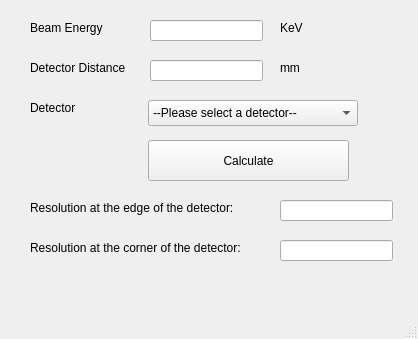
<?xml version="1.0" encoding="UTF-8"?>
<ui version="4.0">
 <class>ResolutionCalculator</class>
 <widget class="QMainWindow" name="ResolutionCalculator">
  <property name="geometry">
   <rect>
    <x>0</x>
    <y>0</y>
    <width>418</width>
    <height>339</height>
   </rect>
  </property>
  <property name="windowTitle">
   <string>MainWindow</string>
  </property>
  <widget class="QWidget" name="centralwidget">
   <widget class="QLabel" name="label">
    <property name="geometry">
     <rect>
      <x>30</x>
      <y>20</y>
      <width>101</width>
      <height>16</height>
     </rect>
    </property>
    <property name="text">
     <string>Beam Energy</string>
    </property>
   </widget>
   <widget class="QLineEdit" name="beamEnergy">
    <property name="geometry">
     <rect>
      <x>150</x>
      <y>20</y>
      <width>113</width>
      <height>21</height>
     </rect>
    </property>
   </widget>
   <widget class="QLabel" name="label_2">
    <property name="geometry">
     <rect>
      <x>30</x>
      <y>60</y>
      <width>111</width>
      <height>16</height>
     </rect>
    </property>
    <property name="text">
     <string>Detector Distance</string>
    </property>
   </widget>
   <widget class="QLineEdit" name="detectorDistance">
    <property name="geometry">
     <rect>
      <x>150</x>
      <y>60</y>
      <width>113</width>
      <height>21</height>
     </rect>
    </property>
   </widget>
   <widget class="QLabel" name="label_3">
    <property name="geometry">
     <rect>
      <x>280</x>
      <y>20</y>
      <width>101</width>
      <height>16</height>
     </rect>
    </property>
    <property name="text">
     <string>KeV</string>
    </property>
   </widget>
   <widget class="QLabel" name="label_4">
    <property name="geometry">
     <rect>
      <x>280</x>
      <y>60</y>
      <width>101</width>
      <height>16</height>
     </rect>
    </property>
    <property name="text">
     <string>mm</string>
    </property>
   </widget>
   <widget class="QLabel" name="label_5">
    <property name="geometry">
     <rect>
      <x>30</x>
      <y>100</y>
      <width>101</width>
      <height>16</height>
     </rect>
    </property>
    <property name="text">
     <string>Detector</string>
    </property>
   </widget>
   <widget class="QComboBox" name="detectorSelector">
    <property name="geometry">
     <rect>
      <x>148</x>
      <y>100</y>
      <width>210</width>
      <height>26</height>
     </rect>
    </property>
    <item>
     <property name="text">
      <string>--Please select a detector--</string>
     </property>
    </item>
    <item>
     <property name="text">
      <string>Epix10K</string>
     </property>
    </item>
    <item>
     <property name="text">
      <string>AGIPD</string>
     </property>
    </item>
    <item>
     <property name="text">
      <string>Jungfrau</string>
     </property>
    </item>
    <item>
     <property name="text">
      <string>Eiger4M</string>
     </property>
    </item>
   </widget>
   <widget class="QPushButton" name="calculateButton">
    <property name="geometry">
     <rect>
      <x>148</x>
      <y>140</y>
      <width>201</width>
      <height>41</height>
     </rect>
    </property>
    <property name="text">
     <string>Calculate</string>
    </property>
   </widget>
   <widget class="QLabel" name="label_6">
    <property name="geometry">
     <rect>
      <x>30</x>
      <y>200</y>
      <width>241</width>
      <height>16</height>
     </rect>
    </property>
    <property name="text">
     <string>Resolution at the edge of the detector:</string>
    </property>
   </widget>
   <widget class="QLabel" name="label_7">
    <property name="geometry">
     <rect>
      <x>30</x>
      <y>240</y>
      <width>251</width>
      <height>16</height>
     </rect>
    </property>
    <property name="text">
     <string>Resolution at the corner of the detector:</string>
    </property>
   </widget>
   <widget class="QLineEdit" name="resolutionAtEdge">
    <property name="geometry">
     <rect>
      <x>280</x>
      <y>200</y>
      <width>113</width>
      <height>21</height>
     </rect>
    </property>
   </widget>
   <widget class="QLineEdit" name="resolutionAtCorner">
    <property name="geometry">
     <rect>
      <x>280</x>
      <y>240</y>
      <width>113</width>
      <height>21</height>
     </rect>
    </property>
   </widget>
  </widget>
  <widget class="QMenuBar" name="menubar">
   <property name="geometry">
    <rect>
     <x>0</x>
     <y>0</y>
     <width>418</width>
     <height>22</height>
    </rect>
   </property>
  </widget>
  <widget class="QStatusBar" name="statusbar"/>
 </widget>
 <resources/>
 <connections/>
</ui>
